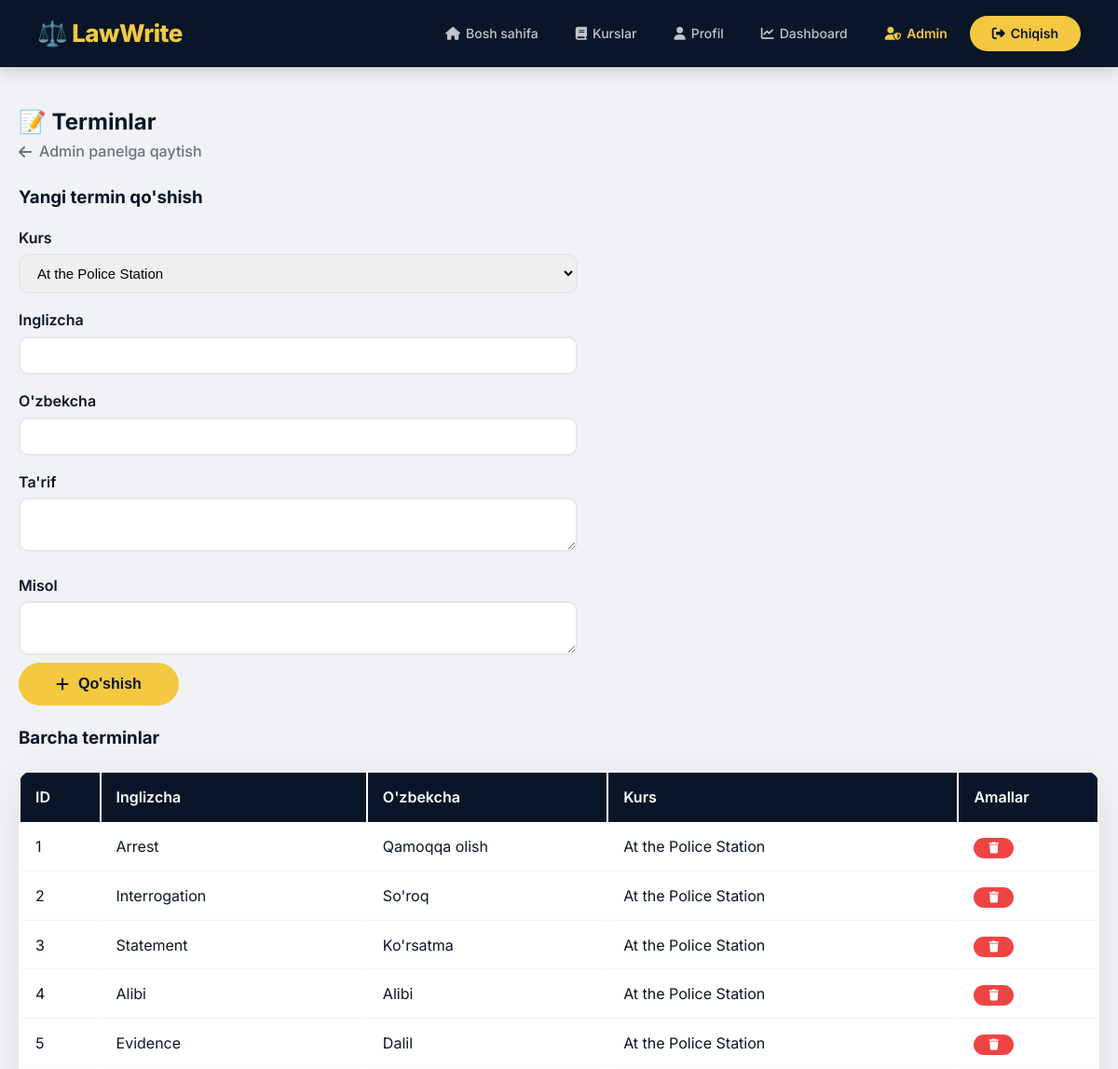
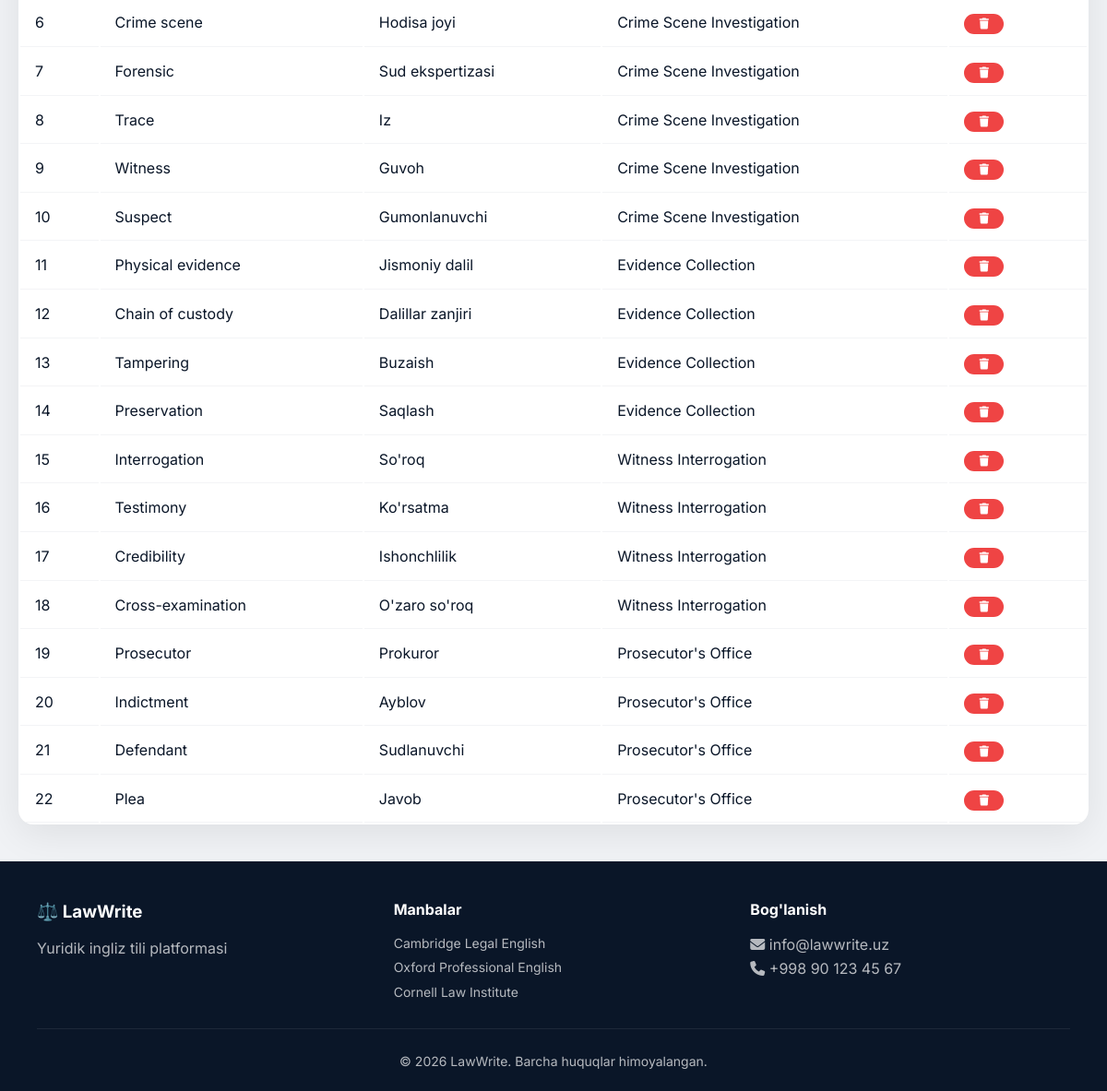
The page /admin/terms (signed in) on the database its author committed (2 pictures, top to bottom).
### app.py (models this page shows)
class Term(db.Model):
    id = db.Column(db.Integer, primary_key=True)
    course_id = db.Column(db.Integer, db.ForeignKey('course.id'), nullable=False)
    english = db.Column(db.String(100), nullable=False)
    uzbek = db.Column(db.String(100), nullable=False)
    definition = db.Column(db.Text, nullable=True)
    example = db.Column(db.Text, nullable=True)
    created_at = db.Column(db.DateTime, server_default=db.func.now())

class Course(db.Model):
    id = db.Column(db.Integer, primary_key=True)
    title = db.Column(db.String(200), nullable=False)
    description = db.Column(db.Text, nullable=False)
    level = db.Column(db.String(10), nullable=False)
    level_name = db.Column(db.String(20), nullable=False)
    icon = db.Column(db.String(50), default='📚')
    order = db.Column(db.Integer, default=0)
    created_at = db.Column(db.DateTime, server_default=db.func.now())
    terms = db.relationship('Term', backref='course', lazy=True, cascade="all, delete-orphan")
    tasks = db.relationship('Task', backref='course', lazy=True, cascade="all, delete-orphan")

### app.py (the view)
@app.route('/admin/terms')
@login_required
def admin_terms():
    if not current_user.is_admin:
        flash('Sizda admin huquqi yo\'q!', 'danger')
        return redirect(url_for('dashboard'))
    return render_template('admin/terms.html', terms=Term.query.all(), courses=Course.query.all(), user=current_user)

### app.py (called while the page is built)
@login_manager.user_loader
def load_user(user_id):
    return User.query.get(int(user_id))

### templates/admin/terms.html (shortened to what this page needs)
{% extends "base.html" %}
{% block content %}
<section class="admin-panel">
    <h1>📝 Terminlar</h1>
    <a href="{{ url_for('admin_index') }}" class="btn-back"><i class="fas fa-arrow-left"></i> Admin panelga qaytish</a>
    <form method="POST" action="{{ url_for('admin_add_term') }}" class="admin-form">
        <h3>Yangi termin qo'shish</h3>
        <label for="course_id">Kurs</label>
        <select id="course_id" name="course_id" required>
            {% for course in courses %}
            <option value="{{ course.id }}">{{ course.title }}</option>
            {% endfor %}
        </select>
        <label for="english">Inglizcha</label>
        <input type="text" id="english" name="english" required>
        <label for="uzbek">O'zbekcha</label>
        <input type="text" id="uzbek" name="uzbek" required>
        <label for="definition">Ta'rif</label>
        <textarea id="definition" name="definition" rows="2"></textarea>
        <label for="example">Misol</label>
        <textarea id="example" name="example" rows="2"></textarea>
        <button type="submit" class="btn-primary"><i class="fas fa-plus"></i> Qo'shish</button>
    </form>
    <h3>Barcha terminlar</h3>
    <table class="admin-table">
        <thead>
            <tr>
                <th>ID</th>
                <th>Inglizcha</th>
                <th>O'zbekcha</th>
                <th>Kurs</th>
                <th>Amallar</th>
            </tr>
        </thead>
        <tbody>
            {% for term in terms %}
            <tr>
                <td>{{ term.id }}</td>
                <td>{{ term.english }}</td>
                <td>{{ term.uzbek }}</td>
                <td>{{ term.course.title }}</td>
                <td>
                    <form method="POST" action="{{ url_for('admin_delete_term', term_id=term.id) }}" style="display:inline;">
                        <button type="submit" class="btn-small btn-danger" onclick="return confirm('O\'chirmoqchimisiz?')">
                            <i class="fas fa-trash"></i>
                        </button>
                    </form>
                </td>
            </tr>
            {% endfor %}
        </tbody>
    </table>
</section>
{% endblock %}

### static/css/style.css (style rules this page uses)
* { margin: 0; padding: 0; box-sizing: border-box; }
:root { --primary: #0a1628; --primary-light: #1a2a4a; --gold: #f5c842; --gold-light: #ffd966; --white: #ffffff; --gray: #f0f2f5; --gray-dark: #6b7280; --shadow: 0 10px 40px rgba(0, 0, 0, 0.08); --shadow-hover: 0 20px 60px rgba(0, 0, 0, 0.12); --radius: 16px; --radius-sm: 10px; --transition: all 0.3s cubic-bezier(0.4, 0, 0.2, 1); }
body { font-family: 'Inter', -apple-system, BlinkMacSystemFont, sans-serif; background: var(--gray); color: var(--primary); line-height: 1.6; min-height: 100vh; display: flex; flex-direction: column; }
.btn-primary { display: inline-flex; align-items: center; gap: 10px; background: var(--gold); color: var(--primary); padding: 14px 40px; border-radius: 50px; text-decoration: none; font-weight: 700; font-size: 16px; transition: var(--transition); border: none; cursor: pointer; position: relative; z-index: 1; }
.btn-back { display: inline-flex; align-items: center; gap: 8px; color: var(--gray-dark); text-decoration: none; font-weight: 500; transition: var(--transition); }
.admin-panel { max-width: 1200px; margin: 40px auto; padding: 0 20px; }
.admin-table { width: 100%; background: var(--white); border-radius: var(--radius); overflow: hidden; box-shadow: var(--shadow); margin-top: 20px; }
.admin-table th { background: var(--primary); color: var(--white); padding: 14px 16px; text-align: left; font-weight: 600; }
.admin-table td { padding: 12px 16px; border-bottom: 1px solid #f3f4f6; }
.btn-small { padding: 4px 16px; border: none; border-radius: 50px; font-size: 12px; font-weight: 600; cursor: pointer; transition: var(--transition); }
.btn-small.btn-danger { background: #ef4444; color: white; }
.admin-form { max-width: 600px; margin: 20px 0; }
.admin-form label { display: block; font-weight: 600; margin-top: 16px; }
.admin-form input, .admin-form textarea, .admin-form select { width: 100%; padding: 10px 14px; border: 2px solid #e5e7eb; border-radius: var(--radius-sm); font-size: 15px; margin-top: 4px; transition: var(--transition); }
.admin-form textarea { resize: vertical; }

### rows shown on the page
Term: id "1", english "Arrest", uzbek "Qamoqqa olish", course "At the Police Station"
Term: id "2", english "Interrogation", uzbek "So'roq", course "At the Police Station"
Term: id "3", english "Statement", uzbek "Ko'rsatma", course "At the Police Station"
Term: id "4", english "Alibi", uzbek "Alibi", course "At the Police Station"
Term: id "5", english "Evidence", uzbek "Dalil", course "At the Police Station"
Term: id "6", english "Crime scene", uzbek "Hodisa joyi", course "Crime Scene Investigation"
Term: id "7", english "Forensic", uzbek "Sud ekspertizasi", course "Crime Scene Investigation"
Term: id "8", english "Trace", uzbek "Iz", course "Crime Scene Investigation"
Term: id "9", english "Witness", uzbek "Guvoh", course "Crime Scene Investigation"
Term: id "10", english "Suspect", uzbek "Gumonlanuvchi", course "Crime Scene Investigation"
Term: id "11", english "Physical evidence", uzbek "Jismoniy dalil", course "Evidence Collection"
Term: id "12", english "Chain of custody", uzbek "Dalillar zanjiri", course "Evidence Collection"
Term: id "13", english "Tampering", uzbek "Buzaish", course "Evidence Collection"
Term: id "14", english "Preservation", uzbek "Saqlash", course "Evidence Collection"
Term: id "15", english "Interrogation", uzbek "So'roq", course "Witness Interrogation"
Term: id "16", english "Testimony", uzbek "Ko'rsatma", course "Witness Interrogation"
Term: id "17", english "Credibility", uzbek "Ishonchlilik", course "Witness Interrogation"
Term: id "18", english "Cross-examination", uzbek "O'zaro so'roq", course "Witness Interrogation"
Term: id "19", english "Prosecutor", uzbek "Prokuror", course "Prosecutor's Office"
Term: id "20", english "Indictment", uzbek "Ayblov", course "Prosecutor's Office"
Term: id "21", english "Defendant", uzbek "Sudlanuvchi", course "Prosecutor's Office"
Term: id "22", english "Plea", uzbek "Javob", course "Prosecutor's Office"

### other values the page prints
form field course_id "At the Police Station"
